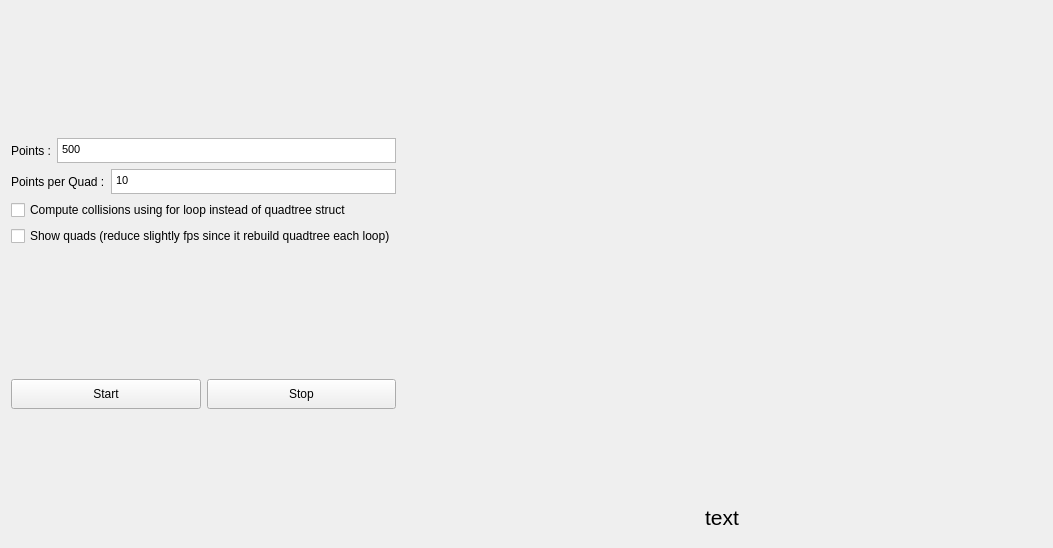
<?xml version="1.0" encoding="UTF-8"?>
<ui version="4.0">
 <class>tab_quadratic</class>
 <widget class="QWidget" name="tab_quadratic">
  <property name="geometry">
   <rect>
    <x>0</x>
    <y>0</y>
    <width>1020</width>
    <height>548</height>
   </rect>
  </property>
  <property name="windowTitle">
   <string>Form</string>
  </property>
  <layout class="QHBoxLayout" name="horizontalLayout_2">
   <item>
    <layout class="QHBoxLayout" name="horizontalLayout" stretch="0,75">
     <property name="sizeConstraint">
      <enum>QLayout::SetFixedSize</enum>
     </property>
     <item>
      <layout class="QVBoxLayout" name="verticalLayout">
       <item>
        <layout class="QVBoxLayout" name="verticalLayout_3">
         <item>
          <layout class="QHBoxLayout" name="horizontalLayout_3">
           <item>
            <widget class="QLabel" name="lbl_points">
             <property name="text">
              <string>Points :</string>
             </property>
            </widget>
           </item>
           <item>
            <widget class="QTextEdit" name="txt_points">
             <property name="sizePolicy">
              <sizepolicy hsizetype="MinimumExpanding" vsizetype="Maximum">
               <horstretch>0</horstretch>
               <verstretch>0</verstretch>
              </sizepolicy>
             </property>
             <property name="minimumSize">
              <size>
               <width>0</width>
               <height>0</height>
              </size>
             </property>
             <property name="maximumSize">
              <size>
               <width>16777215</width>
               <height>25</height>
              </size>
             </property>
             <property name="lineWrapMode">
              <enum>QTextEdit::WidgetWidth</enum>
             </property>
             <property name="html">
              <string>&lt;!DOCTYPE HTML PUBLIC &quot;-//W3C//DTD HTML 4.0//EN&quot; &quot;http://www.w3.org/TR/REC-html40/strict.dtd&quot;&gt;
&lt;html&gt;&lt;head&gt;&lt;meta name=&quot;qrichtext&quot; content=&quot;1&quot; /&gt;&lt;style type=&quot;text/css&quot;&gt;
p, li { white-space: pre-wrap; }
&lt;/style&gt;&lt;/head&gt;&lt;body style=&quot; font-family:'MS Shell Dlg 2'; font-size:8.25pt; font-weight:400; font-style:normal;&quot;&gt;
&lt;p style=&quot; margin-top:0px; margin-bottom:0px; margin-left:0px; margin-right:0px; -qt-block-indent:0; text-indent:0px;&quot;&gt;500&lt;/p&gt;&lt;/body&gt;&lt;/html&gt;</string>
             </property>
             <property name="acceptRichText">
              <bool>true</bool>
             </property>
             <property name="placeholderText">
              <string>500</string>
             </property>
            </widget>
           </item>
          </layout>
         </item>
         <item>
          <layout class="QHBoxLayout" name="horizontalLayout_4">
           <item>
            <widget class="QLabel" name="lbl_limit">
             <property name="text">
              <string>Points per Quad :</string>
             </property>
            </widget>
           </item>
           <item>
            <widget class="QTextEdit" name="txt_limit">
             <property name="sizePolicy">
              <sizepolicy hsizetype="MinimumExpanding" vsizetype="Expanding">
               <horstretch>0</horstretch>
               <verstretch>0</verstretch>
              </sizepolicy>
             </property>
             <property name="maximumSize">
              <size>
               <width>16777215</width>
               <height>25</height>
              </size>
             </property>
             <property name="html">
              <string>&lt;!DOCTYPE HTML PUBLIC &quot;-//W3C//DTD HTML 4.0//EN&quot; &quot;http://www.w3.org/TR/REC-html40/strict.dtd&quot;&gt;
&lt;html&gt;&lt;head&gt;&lt;meta name=&quot;qrichtext&quot; content=&quot;1&quot; /&gt;&lt;style type=&quot;text/css&quot;&gt;
p, li { white-space: pre-wrap; }
&lt;/style&gt;&lt;/head&gt;&lt;body style=&quot; font-family:'MS Shell Dlg 2'; font-size:8.25pt; font-weight:400; font-style:normal;&quot;&gt;
&lt;p style=&quot; margin-top:0px; margin-bottom:0px; margin-left:0px; margin-right:0px; -qt-block-indent:0; text-indent:0px;&quot;&gt;10&lt;/p&gt;&lt;/body&gt;&lt;/html&gt;</string>
             </property>
             <property name="placeholderText">
              <string>10</string>
             </property>
            </widget>
           </item>
          </layout>
         </item>
         <item>
          <layout class="QVBoxLayout" name="verticalLayout_4">
           <item>
            <widget class="QCheckBox" name="cb_collision">
             <property name="text">
              <string>Compute collisions using for loop instead of quadtree struct</string>
             </property>
            </widget>
           </item>
           <item>
            <widget class="QCheckBox" name="cb_quad">
             <property name="text">
              <string>Show quads (reduce slightly fps since it rebuild quadtree each loop)</string>
             </property>
            </widget>
           </item>
          </layout>
         </item>
        </layout>
       </item>
       <item>
        <layout class="QHBoxLayout" name="horizontalLayout_5">
         <item>
          <widget class="QPushButton" name="btn_run">
           <property name="sizePolicy">
            <sizepolicy hsizetype="MinimumExpanding" vsizetype="Fixed">
             <horstretch>0</horstretch>
             <verstretch>0</verstretch>
            </sizepolicy>
           </property>
           <property name="minimumSize">
            <size>
             <width>0</width>
             <height>30</height>
            </size>
           </property>
           <property name="text">
            <string>Start</string>
           </property>
          </widget>
         </item>
         <item>
          <widget class="QPushButton" name="btn_stop">
           <property name="sizePolicy">
            <sizepolicy hsizetype="MinimumExpanding" vsizetype="Fixed">
             <horstretch>0</horstretch>
             <verstretch>0</verstretch>
            </sizepolicy>
           </property>
           <property name="minimumSize">
            <size>
             <width>0</width>
             <height>30</height>
            </size>
           </property>
           <property name="text">
            <string>Stop</string>
           </property>
          </widget>
         </item>
        </layout>
       </item>
      </layout>
     </item>
     <item>
      <layout class="QVBoxLayout" name="verticalLayout_2">
       <property name="sizeConstraint">
        <enum>QLayout::SetFixedSize</enum>
       </property>
       <item>
        <widget class="QLabel" name="lbl_visu">
         <property name="sizePolicy">
          <sizepolicy hsizetype="MinimumExpanding" vsizetype="MinimumExpanding">
           <horstretch>0</horstretch>
           <verstretch>0</verstretch>
          </sizepolicy>
         </property>
         <property name="minimumSize">
          <size>
           <width>640</width>
           <height>480</height>
          </size>
         </property>
         <property name="maximumSize">
          <size>
           <width>1280</width>
           <height>960</height>
          </size>
         </property>
         <property name="text">
          <string/>
         </property>
        </widget>
       </item>
       <item>
        <widget class="QLabel" name="lbl_fps">
         <property name="sizePolicy">
          <sizepolicy hsizetype="MinimumExpanding" vsizetype="MinimumExpanding">
           <horstretch>0</horstretch>
           <verstretch>0</verstretch>
          </sizepolicy>
         </property>
         <property name="maximumSize">
          <size>
           <width>16777214</width>
           <height>50</height>
          </size>
         </property>
         <property name="font">
          <font>
           <pointsize>16</pointsize>
          </font>
         </property>
         <property name="text">
          <string>text</string>
         </property>
         <property name="alignment">
          <set>Qt::AlignCenter</set>
         </property>
        </widget>
       </item>
      </layout>
     </item>
    </layout>
   </item>
  </layout>
 </widget>
 <resources/>
 <connections>
  <connection>
   <sender>btn_run</sender>
   <signal>clicked()</signal>
   <receiver>tab_quadratic</receiver>
   <slot>slt_start()</slot>
   <hints>
    <hint type="sourcelabel">
     <x>97</x>
     <y>520</y>
    </hint>
    <hint type="destinationlabel">
     <x>509</x>
     <y>273</y>
    </hint>
   </hints>
  </connection>
  <connection>
   <sender>btn_stop</sender>
   <signal>clicked()</signal>
   <receiver>tab_quadratic</receiver>
   <slot>slt_stop()</slot>
   <hints>
    <hint type="sourcelabel">
     <x>274</x>
     <y>520</y>
    </hint>
    <hint type="destinationlabel">
     <x>509</x>
     <y>273</y>
    </hint>
   </hints>
  </connection>
  <connection>
   <sender>cb_collision</sender>
   <signal>stateChanged(int)</signal>
   <receiver>tab_quadratic</receiver>
   <slot>slt_collision_changed()</slot>
   <hints>
    <hint type="sourcelabel">
     <x>185</x>
     <y>465</y>
    </hint>
    <hint type="destinationlabel">
     <x>509</x>
     <y>273</y>
    </hint>
   </hints>
  </connection>
  <connection>
   <sender>cb_quad</sender>
   <signal>stateChanged(int)</signal>
   <receiver>tab_quadratic</receiver>
   <slot>slt_quads_changed()</slot>
   <hints>
    <hint type="sourcelabel">
     <x>185</x>
     <y>488</y>
    </hint>
    <hint type="destinationlabel">
     <x>509</x>
     <y>273</y>
    </hint>
   </hints>
  </connection>
 </connections>
 <slots>
  <slot>slt_start()</slot>
  <slot>slt_stop()</slot>
  <slot>slt_collision_changed()</slot>
  <slot>slt_quads_changed()</slot>
 </slots>
</ui>
